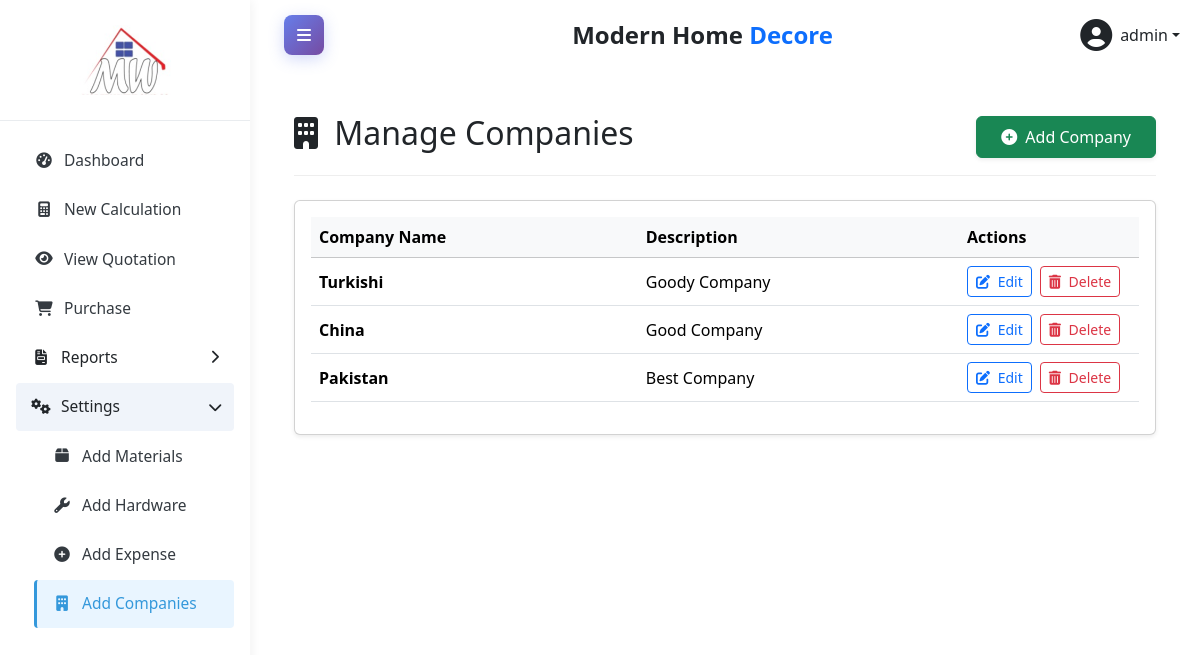
The page /index.php?page=settings_companies (signed in) on the database its author committed.
### tables this page shows
CREATE TABLE `companies` (
  `id` int(11) NOT NULL,
  `name` varchar(255) NOT NULL,
  `description` text DEFAULT NULL,
  `created_at` timestamp NOT NULL DEFAULT current_timestamp(),
  `updated_at` timestamp NOT NULL DEFAULT current_timestamp() ON UPDATE current_timestamp()
);

### Pages/settings_companies.php (the view, shortened to what this page needs)
<?php
require_once 'db.php';
$result = $conn->query("SELECT * FROM companies ORDER BY id DESC");
?>
<div class="companies-management">
    <div class="header-section mb-4 d-flex justify-content-between align-items-center">
        <h2><i class="fas fa-building me-2"></i> Manage Companies</h2>
        <button class="btn btn-success rounded px-4 py-2 shadow-sm d-flex align-items-center gap-2" data-bs-toggle="modal" data-bs-target="#addCompanyModal">
            <i class="fas fa-plus-circle"></i> Add Company
        </button>
    </div>
    <div class="card shadow-sm">
        <div class="card-body">
            <div class="table-responsive">
                <table class="table table-hover">
                    <thead class="table-light">
                        <tr>
                            <th>Company Name</th>
                            <th>Description</th>
                            <th style="width: 180px;">Actions</th>
                        </tr>
                    </thead>
                    <tbody>
                        <?php while ($row = $result->fetch_assoc()): ?>
                            <tr>
                                <td class="align-middle">
                                    <strong><?= htmlspecialchars($row['name']) ?></strong>
                                </td>
                                <td class="align-middle">
                                    <div class="company-description">
                                        <?= nl2br(htmlspecialchars($row['description'])) ?>
                                    </div>
                                </td>
                                <td class="align-middle">
                                    <div class="d-flex gap-2">
                                        <button class="btn btn-sm btn-outline-primary" onclick="showEditForm(<?= $row['id'] ?>)">
                                            <i class="fas fa-edit me-1"></i> Edit
                                        </button>
                                        <a href="index.php?page=settings_companies&delete_id=<?= $row['id'] ?>"
                                            onclick="return confirm('Are you sure you want to delete this company?')"
                                            class="btn btn-sm btn-outline-danger">
                                            <i class="fas fa-trash-alt me-1"></i> Delete
                                        </a>
                                    </div>
                                </td>
                            </tr>
                        <?php endwhile; ?>
                    </tbody>
                </table>
            </div>
        </div>
    </div>
</div>

### index.php (style rules this page uses)
:root { --primary: #3498db; --secondary: #2980b9; --accent: #2c3e50; --light: #f8f9fa; --dark: #343a40; }
body { font-family: 'Segoe UI', sans-serif; background-color: #f5f8fa; }

### Pages/settings_companies.php (style rules this page uses)
.companies-management { padding: 20px; }
.header-section { border-bottom: 1px solid #eee; padding-bottom: 15px; }
.company-description { max-height: 60px; overflow: hidden; text-overflow: ellipsis; display: -webkit-box; -webkit-line-clamp: 3; -webkit-box-orient: vertical; }

### rows shown on the page
companies: name "Turkishi", description "Goody Company"
companies: name "China", description "Good Company"
companies: name "Pakistan", description "Best Company"

### other values the page prints
$_SESSION['username'] "admin"
